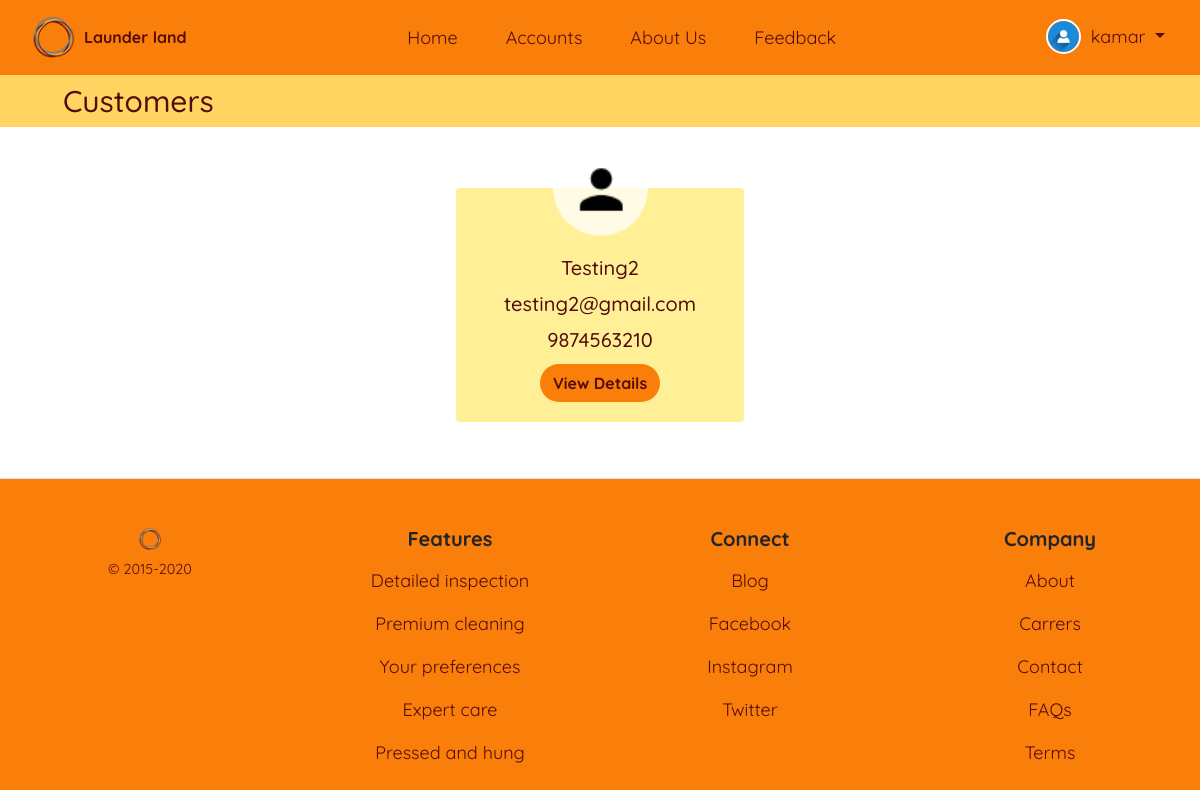
Before: /customer/list/ (signed in) with the older database file.
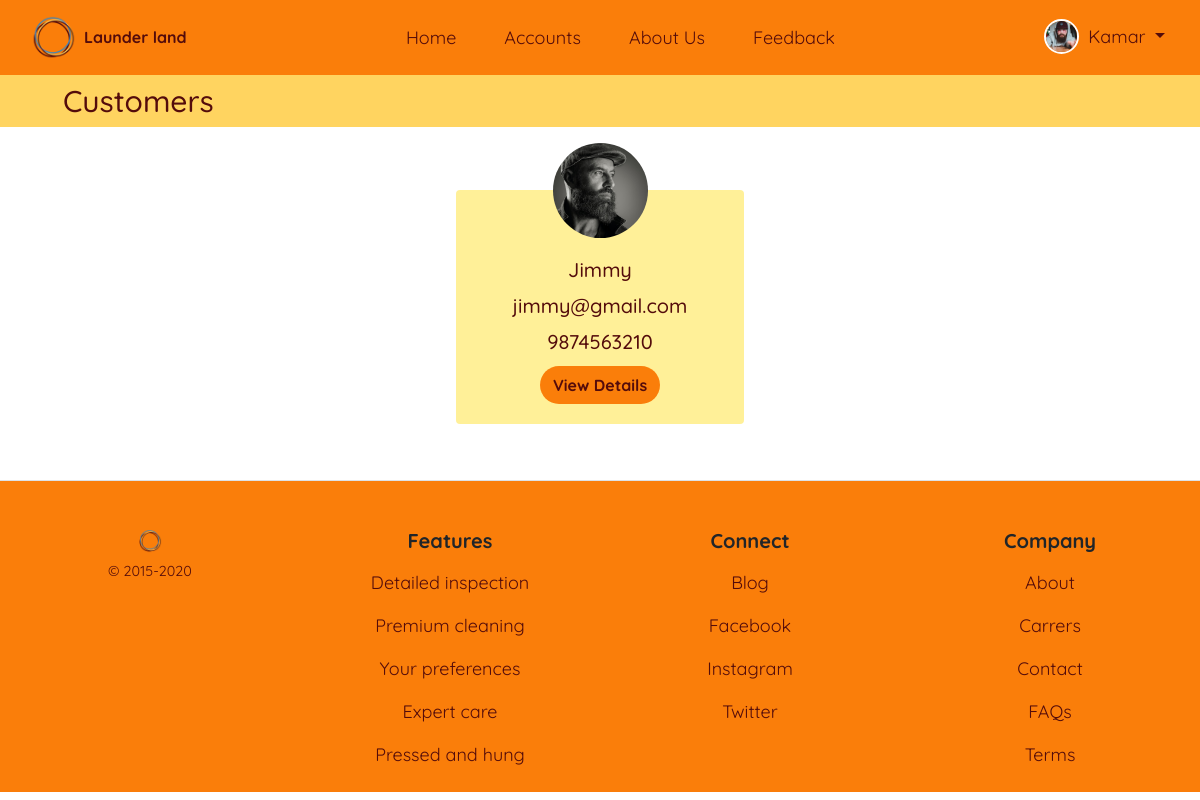
After: the same page with the newer database file.
### usermodule/models.py (models this page shows)
class User(AbstractUser):
    username = None
    mobile = models.CharField(unique=True, max_length=10)
    email = models.EmailField(unique=True)
    first_name = models.CharField(max_length=15)
    profile_pic = models.ImageField(default="profile.png", blank=True)
    user_type_choice = ((1, 'Owner'), (2, 'Staff'), (3, 'Customer'))
    user_type = models.PositiveSmallIntegerField(
        choices=user_type_choice)
    address = models.CharField(max_length=100)
    street = models.CharField(max_length=50)
    city = models.CharField(max_length=50)
    state = models.CharField(max_length=50)
    pincode = models.CharField(max_length=6)
    creation_date = models.DateTimeField(auto_now_add=True)
    objects = UserManager()
    USERNAME_FIELD = 'mobile'
    REQUIRED_FIELDS = ['first_name']
    class Meta:
        verbose_name = 'User'
        verbose_name_plural = 'Users'

### usermodule/decorators.py (the view)
    def wrap(request, *args, **kwargs):
        if request.user.is_authenticated:
            if request.user.user_type == 2 or request.user.user_type == 1:
                return function(request, *args, **kwargs)
            else:
                messages.warning(request, 'Signin using Staff Account')
                return redirect(redirect('usermodule:signin').url+'?next='+request.path)
        else:
            messages.info(request, 'Signin to continue')
            return redirect(redirect('usermodule:signin').url+'?next='+request.path)

### customermodule/views.py (called while the page is built)
@user_is_staff
def customer_list(request):
    customers = User.objects.filter(user_type=3)
    return render(request, 'customermodule/customer_list.html', {'customers': customers})

### templates/customermodule/customer_list.html (shortened to what this page needs)
{% extends 'base_layout.html' %}
{% load static %}
{% block content %}
<body id="customer_stuffs">
    <article class="bg_light_orange_2 container-fluid py-2">
        <section class="pr-md-auto pl-md-5 text-center text-md-left">
            <h3 class="brown mb-0 clamp_size_header">Customers</h3>
        </section>
    </article>
    <article class="container-fluid my-2">
        <div class="row d-flex justify-content-center">
            {% for customer in customers %}
            <section class="card bg-transparent border-0 m-2" style="width: 18rem;">
                <div class="mx-auto img_body d-flex">
                    <img src="{{ customer.profile_pic.url }}" class="rounded-circle mb-n5" width="95"
                        alt="{{ customer.first_name }} image" style="z-index:500">
                </div>
                <div class="card-body bg_light_orange_1 text-center brown rounded">
                    <h5 class="card-title pt-5">{{ customer.first_name }}</h5>
                    <h5 class="card-title">{{ customer.email }}</h5>
                    <h5 class="card-title">{{ customer.mobile }}</h5>
                    <a href="{% url 'customermodule:customer_details' customer.id %}"
                        class="btn btn-cust bg_orange_1 rounded-pill brown bold">View
                        Details</a>
                </div>
            </section>
            {% endfor %}
        </div>
    </article>
</body>
{% endblock %}

### templates/base_layout.html (shortened to what this page needs)
{% load static %}
<!DOCTYPE html>
<html lang="en">
<head>
    <link rel="stylesheet" href="https://maxcdn.bootstrapcdn.com/bootstrap/4.5.0/css/bootstrap.min.css" />
    <link rel="stylesheet" href="https://use.fontawesome.com/releases/v5.7.0/css/all.css"
 />
    <link rel="stylesheet" href="https://cdnjs.cloudflare.com/ajax/libs/animate.css/4.0.0/animate.min.css" />
    <link rel="stylesheet" href="{% static 'css/style.css' %}" />
</head>
<body>
    <header>
        {% include 'header.html' %}
    </header>
    <main>
        {% block content %} {% endblock %}
    </main>
    <footer class="pt-4 mt-5 pt-md-5 border-top bg_orange_1 ">
        {% include 'footer.html' %}
    </footer>
</body>
</html>

### templates/messages.html (shortened to what this page needs)
{% load static %}

### templates/header.html (shortened to what this page needs)
{% load static %}
{% url 'homepage' as home %}
{% url 'usermodule:myaccount' as myaccount %}
<div>
    <nav class="navbar navbar-expand-lg bg_orange_1">
        <div class="container mx_width_100 justify-content-between">
            <a class="navbar-brand flex-shrink-0 btn-cust d-flex" href="{% url 'homepage' %}"
                style="min-width: 7rem"><img src="{% static 'images/logo.png' %}" alt="Horbax" width="45" />
                <h6 class="my-auto ml-2 brown bold">Launder land</h6>
            </a>
            <div class="container order-1 order-lg-0">
                <div class="navbar-collapse collapse d-lg-flex justify-content-center align-items-center"
                    id="navbarCollapse">
                    <ul class="navbar-nav">
                        <li class="nav-item my-2 mx-lg-3 clamp_size">
                            <a class="{% if request.get_full_path == home %}actives{% else %}brown{% endif %} nav-link border-0 btn-cust text-center header_big"
                                href="{% url 'homepage' %}">Home</a>
                        </li>
                        {% if user.is_authenticated %}
                        <li class="nav-item my-2 mx-lg-3 clamp_size">
                            <a class="{% if request.get_full_path == myaccount %}actives{% else %}brown{% endif %} nav-link header_big border-0 btn-cust text-center"
                                href="{% url 'usermodule:myaccount' %}">Accounts</a>
                        </li>
                        {% endif %}
                        <li class="nav-item my-2 mx-lg-3 clamp_size">
                            <a class="brown nav-link header_big border-0 btn-cust text-center" href="#">About Us</a>
                        </li>
                        <li class="nav-item my-2 mx-lg-3 clamp_size">
                            <a class="brown nav-link header_big border-0 btn-cust text-center" href="#">Feedback</a>
                        </li>
                    </ul>
                </div>
            </div>
            <div class="navbar-toolbar d-flex flex-shrink-0 align-items-center order-0 orderlg-1">
                {% if user.is_authenticated %}
                <div class="nav-item dropdown d-flex order-md-2">
                    <a class="navbar-tool mx-sm-1 mx-md-0 text-decoration-none btn-cust" href="">
                        <div class="navbar-tool-icon-box">
                            <img class="rounded-circle" src="{{ user.profile_pic.url }}" width="35"
                                style="border: 2px solid white" alt="Profile" />
                        </div>
                    </a>
                    <a class="nav-link dropdown-toggle btn-cust d-none d-md-block px-1
              {% if request.get_full_path == profile %}active{% else %}brown{% endif %}" href="#" id="navbardrop"
                        data-toggle="dropdown">
                        {{ user.first_name }}
                    </a>
                </div>
                {% endif %}
            </div>
        </div>
    </nav>
</div>

### templates/footer.html
{% load static %}
<div class="row mx-0 text-center">
    <div class="col-12 col-md">
        <img class="mb-2" src="{% static 'images/logo.png' %}" alt="" width="24" height="24">
        <small class="d-block mb-3 brown">© 2015-2020</small>
    </div>
    <div class="col-12 col-md">
        <h5 class="bold">Features</h5>
        <ul class="list-unstyled text-small brown">
            <li><a class="text-muted nav-link brown" href="#">Detailed inspection</a></li>
            <li><a class="text-muted nav-link brown" href="#">
                    Premium cleaning</a></li>
            <li><a class="text-muted nav-link brown" href="#">
                    Your preferences</a></li>
            <li><a class="text-muted nav-link brown" href="#">Expert care</a></li>
            <li><a class="text-muted nav-link brown" href="#">Pressed and hung</a></li>
        </ul>
    </div>
    <div class="col-12 col-md">
        <h5 class="bold">Connect</h5>
        <ul class="list-unstyled text-small brown">
            <li><a class="text-muted nav-link brown" href="#">Blog</a></li>
            <li><a class="text-muted nav-link brown" href="#">Facebook</a></li>
            <li><a class="text-muted nav-link brown" href="#">Instagram</a></li>
            <li><a class="text-muted nav-link brown" href="#">Twitter</a></li>
        </ul>
    </div>
    <div class="col-12 col-md">
        <h5 class="bold">Company</h5>
        <ul class="list-unstyled text-small brown">
            <li><a class="text-muted nav-link brown" href="#">About</a></li>
            <li><a class="text-muted nav-link brown" href="#">Carrers</a></li>
            <li><a class="text-muted nav-link brown" href="#">Contact</a></li>
            <li><a class="text-muted nav-link brown" href="#">FAQs</a></li>
            <li><a class="text-muted nav-link brown" href="#">Terms</a></li>
        </ul>
    </div>
</div>

### static/css/style.css (style rules this page uses)
body { background-image: url("/static/images/home_page.png"); background-attachment: fixed; background-size: cover; -webkit-background-size: cover; -moz-background-size: cover; -o-background-size: cover; background-repeat: no-repeat; background-blend-mode: overlay; font-family: "Quicksand"; font-size: large; }
.btn-cust { transition: transform 80ms ease-in; }
.brown { color: #540c0b !important; }
.bg_orange_1 { background-color: #fa7e0a !important; }
.bg_light_orange_1 { background-color: #fff098 !important; }
.bg_light_orange_2 { background-color: #ffd460 !important; }
.bold { font-weight: 700 !important; }
.clamp_size { font-size: clmp(17px, 2.5vw, 21px) !important; }
.clamp_size_header { font-size: clamp(25px, 2.5vw, 32px) !important; }
.navbar-tool { position: relative; display: -ms-flexbox; display: flex; -ms-flex-align: center; align-items: center; }
.navbar-tool-icon-box { position: relative; width: 2.875rem; height: 2.875rem; border-radius: 50%; line-height: 2.625rem; text-align: center; color: #540c0b; }
.mx_width_100 { max-width: 100% !important; }

Changed rows visible on the page:
changed User: profile_pic: picture added in place of a placeholder; first_name "kamar" → "Kamar"
changed User: profile_pic: a different picture; first_name "Testing2" → "Jimmy"; email "testing2@gmail.com" → "jimmy@gmail.com"
